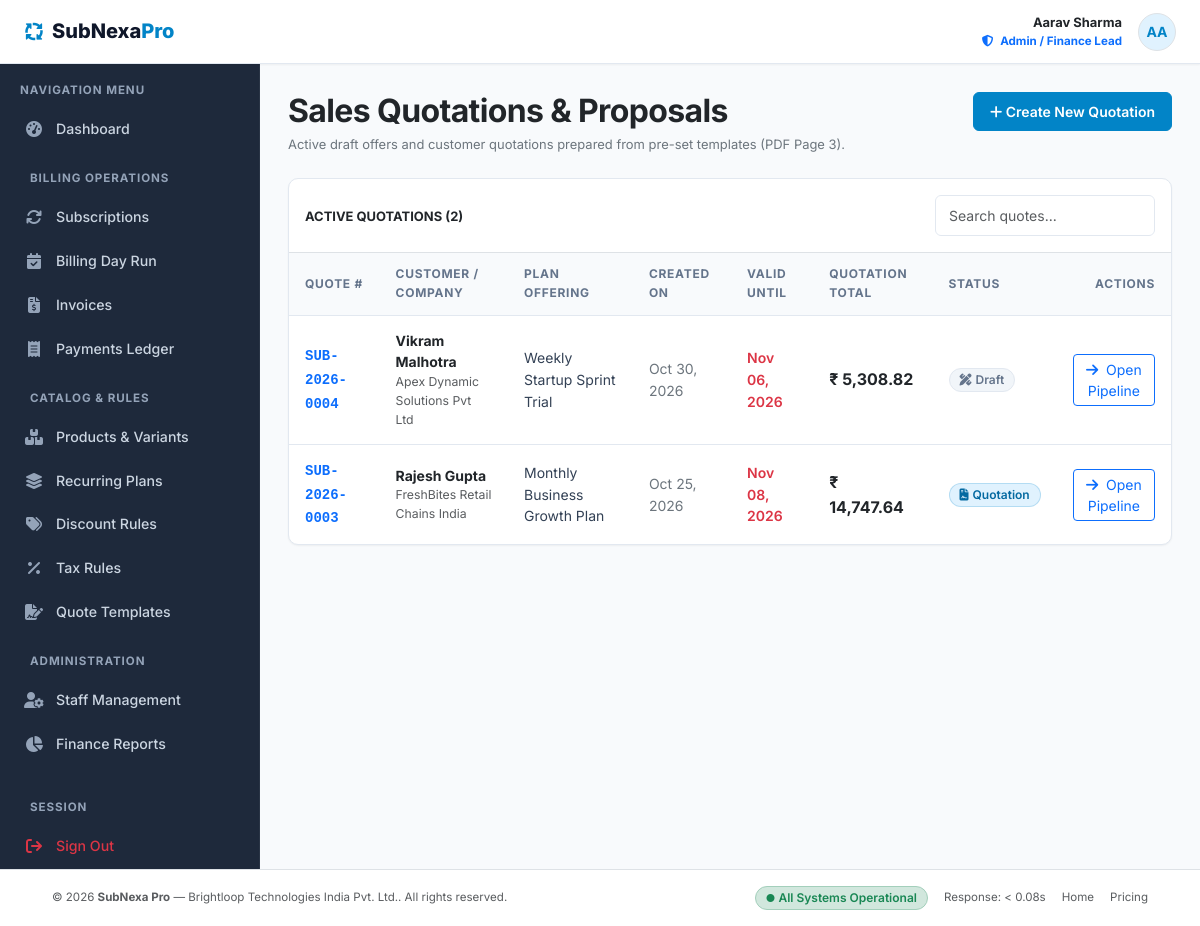
Screenshot of /staff/quotations.php (signed in) with the database file from the repository.
### tables this page shows
CREATE TABLE `subscriptions` (
  `id` INT UNSIGNED AUTO_INCREMENT PRIMARY KEY,
  `subscription_number` VARCHAR(50) NOT NULL UNIQUE,
  `customer_id` INT UNSIGNED NOT NULL,
  `created_by_staff_id` INT UNSIGNED NULL,
  `plan_id` INT UNSIGNED NOT NULL,
  `discount_id` INT UNSIGNED NULL,
  `status` ENUM('draft', 'quotation', 'confirmed', 'active', 'paused', 'closed') NOT NULL DEFAULT 'draft',
  `start_date` DATE NOT NULL,
  `expiry_date` DATE NULL,
  `next_billing_date` DATE NULL,
  `payment_terms` VARCHAR(100) NOT NULL DEFAULT 'Immediate Payment',
  `subtotal` DECIMAL(12,2) NOT NULL DEFAULT 0.00,
  `tax_total` DECIMAL(12,2) NOT NULL DEFAULT 0.00,
  `discount_total` DECIMAL(12,2) NOT NULL DEFAULT 0.00,
  `total_amount` DECIMAL(12,2) NOT NULL DEFAULT 0.00,
  `notes` TEXT NULL,
  `created_at` TIMESTAMP DEFAULT CURRENT_TIMESTAMP,
  `updated_at` TIMESTAMP DEFAULT CURRENT_TIMESTAMP ON UPDATE CURRENT_TIMESTAMP,
  CONSTRAINT `fk_sub_customer` FOREIGN KEY (`customer_id`) REFERENCES `users` (`id`) ON DELETE RESTRICT,
  CONSTRAINT `fk_sub_staff` FOREIGN KEY (`created_by_staff_id`) REFERENCES `users` (`id`) ON DELETE SET NULL,
  CONSTRAINT `fk_sub_plan` FOREIGN KEY (`plan_id`) REFERENCES `plans` (`id`) ON DELETE RESTRICT,
  CONSTRAINT `fk_sub_discount` FOREIGN KEY (`discount_id`) REFERENCES `discount_rules` (`id`) ON DELETE SET NULL,
  INDEX `idx_sub_status` (`status`),
  INDEX `idx_sub_billing_date` (`next_billing_date`),
  INDEX `idx_sub_customer_id` (`customer_id`)
);

CREATE TABLE `users` (
  `id` INT UNSIGNED AUTO_INCREMENT PRIMARY KEY,
  `name` VARCHAR(150) NOT NULL,
  `email` VARCHAR(191) NOT NULL UNIQUE,
  `password_hash` VARCHAR(255) NOT NULL,
  `role` ENUM('admin', 'staff', 'customer') NOT NULL DEFAULT 'customer',
  `phone` VARCHAR(30) NULL,
  `company_name` VARCHAR(150) NULL,
  `address` TEXT NULL,
  `status` ENUM('active', 'inactive', 'suspended') NOT NULL DEFAULT 'active',
  `created_at` TIMESTAMP DEFAULT CURRENT_TIMESTAMP,
  `updated_at` TIMESTAMP DEFAULT CURRENT_TIMESTAMP ON UPDATE CURRENT_TIMESTAMP,
  INDEX `idx_users_role` (`role`),
  INDEX `idx_users_email` (`email`)
);

CREATE TABLE `plans` (
  `id` INT UNSIGNED AUTO_INCREMENT PRIMARY KEY,
  `name` VARCHAR(150) NOT NULL,
  `code` VARCHAR(50) NOT NULL UNIQUE,
  `billing_frequency` ENUM('daily', 'weekly', 'monthly', 'yearly') NOT NULL DEFAULT 'monthly',
  `cost` DECIMAL(12,2) NOT NULL DEFAULT 0.00,
  `min_quantity` INT UNSIGNED NOT NULL DEFAULT 1,
  `auto_close_on_end` TINYINT(1) NOT NULL DEFAULT 0,
  `can_pause` TINYINT(1) NOT NULL DEFAULT 1,
  `can_renew` TINYINT(1) NOT NULL DEFAULT 1,
  `available_from` DATE NULL,
  `available_to` DATE NULL,
  `is_active` TINYINT(1) NOT NULL DEFAULT 1,
  `description` TEXT NULL,
  `created_at` TIMESTAMP DEFAULT CURRENT_TIMESTAMP,
  INDEX `idx_plan_frequency` (`billing_frequency`),
  INDEX `idx_plan_active` (`is_active`)
);

### config/database.php (called while the page is built, shortened)
<?php
try {
    $conn = new mysqli(DB_HOST, DB_USER, DB_PASS, DB_NAME, DB_PORT);
    $conn->set_charset("utf8mb4");
} catch (mysqli_sql_exception $e) {
    http_response_code(500);
    die('<div style="font-family:sans-serif;padding:30px;background:#FEF2F2;border:1px solid #F87171;border-radius:8px;max-width:600px;margin:50px auto;color:#991B1B;">
        <h3 style="margin-top:0;">Database Connection Error</h3>
        <p>Could not connect to MySQL database <strong>' . htmlspecialchars(DB_NAME) . '</strong> on port ' . DB_PORT . '.</p>
        <p><small>' . htmlspecialchars($e->getMessage()) . '</small></p>
        <p>Please make sure MySQL is running in XAMPP and <code>subnexa_pro</code> database is imported.</p>
    </div>');
}
function db_query($sql, $params = [], $types = "") {
    global $conn;
    $stmt = $conn->prepare($sql);
    $stmt->execute();
    return $stmt;
}
function db_fetch_all($sql, $params = [], $types = "") {
    $stmt = db_query($sql, $params, $types);
    $result = $stmt->get_result();
    $rows = [];
    if ($result) {
        while ($row = $result->fetch_assoc()) {
            $rows[] = $row;
        }
    }
    return $rows;
}

### staff/quotations.php (the view, shortened to what this page needs)
<?php
$quotes = db_fetch_all("
    SELECT s.*, u.name as customer_name, u.company_name, u.email as customer_email,
           p.name as plan_name, p.billing_frequency,
           st.name as staff_name
    FROM subscriptions s
    JOIN users u ON s.customer_id = u.id
    JOIN plans p ON s.plan_id = p.id
    LEFT JOIN users st ON s.created_by_staff_id = st.id
    WHERE s.status IN ('draft', 'quotation')
    ORDER BY s.id DESC
");
require_once __DIR__ . '/../includes/header.php';
require_once __DIR__ . '/../includes/navbar.php';
?>
<div class="app-layout">
    <?php require_once __DIR__ . '/../includes/sidebar.php'; ?>
    <main class="app-main">
        <div class="container-fluid p-0">
            <div class="d-flex flex-column flex-md-row md:align-items-center justify-content-between gap-3 mb-4">
                <div>
                    <h2 class="fw-bold text-dark mb-1">Sales Quotations & Proposals</h2>
                    <p class="text-secondary small mb-0">Active draft offers and customer quotations prepared from pre-set templates (PDF Page 3).</p>
                </div>
                <div>
                    <a href="<?= BASE_URL; ?>/staff/quotation_create.php" class="btn btn-nordic-primary">
                        <i class="fa-solid fa-plus me-1.5"></i> Create New Quotation
                    </a>
                </div>
            </div>
            <div class="card-nordic overflow-hidden">
                <div class="p-3 border-bottom d-flex justify-content-between align-items-center">
                    <span class="fw-bold text-dark small text-uppercase tracking-wider">Active Quotations (<?= count($quotes); ?>)</span>
                    <input type="text" class="form-control form-control-sm" placeholder="Search quotes..." data-table-search="#quotesTable" style="max-width: 220px;">
                </div>
                <div class="table-responsive">
                    <table class="table-nordic" id="quotesTable">
                        <thead>
                            <tr>
                                <th>Quote #</th>
                                <th>Customer / Company</th>
                                <th>Plan Offering</th>
                                <th>Created On</th>
                                <th>Valid Until</th>
                                <th>Quotation Total</th>
                                <th>Status</th>
                                <th class="text-end">Actions</th>
                            </tr>
                        </thead>
                        <tbody>
                            <?php if (empty($quotes)): ?>
                                <tr>
                                    <td colspan="8" class="text-center py-4 text-muted">No pending quotations found.</td>
                                </tr>
                            <?php else: ?>
                                <?php foreach ($quotes as $q): ?>
                                    <tr>
                                        <td>
                                            <a href="<?= BASE_URL; ?>/admin/subscription_view.php?id=<?= $q['id']; ?>" class="fw-bold font-monospace text-primary text-decoration-none">
                                                <?= htmlspecialchars($q['subscription_number']); ?>
                                            </a>
                                        </td>
                                        <td>
                                            <div class="fw-bold text-dark"><?= htmlspecialchars($q['customer_name']); ?></div>
                                            <div class="text-muted small"><?= htmlspecialchars($q['company_name'] ?? '—'); ?></div>
                                        </td>
                                        <td><?= htmlspecialchars($q['plan_name']); ?></td>
                                        <td class="small text-secondary"><?= format_date($q['start_date']); ?></td>
                                        <td class="small text-danger fw-semibold"><?= format_date($q['expiry_date']); ?></td>
                                        <td class="fw-bold text-dark fs-6"><?= format_currency($q['total_amount']); ?></td>
                                        <td><?= get_status_badge($q['status']); ?></td>
                                        <td class="text-end">
                                            <a href="<?= BASE_URL; ?>/admin/subscription_view.php?id=<?= $q['id']; ?>" class="btn btn-sm btn-outline-primary py-1 px-2.5">
                                                <i class="fa-solid fa-arrow-right me-1"></i> Open Pipeline
                                            </a>
                                        </td>
                                    </tr>
                                <?php endforeach; ?>
                            <?php endif; ?>
                        </tbody>
                    </table>
                </div>
            </div>
        </div>
    </main>
</div>
<?php require_once __DIR__ . '/../includes/footer.php'; ?>

### config/functions.php (shortened to what this page needs)
<?php
function format_currency($amount) {
    return APP_CURRENCY . ' ' . number_format((float)$amount, 2);
}
function format_date($date_string, $format = "M d, Y") {
    $timestamp = strtotime($date_string);
    return $timestamp ? date($format, $timestamp) : "—";
}
function get_status_badge($status) {
    $status_clean = strtolower(trim((string)$status));
    switch ($status_clean) {
        case 'quotation':
        case 'confirmed':
            return '<span class="badge badge-quotation"><i class="fa-solid fa-file-contract me-1"></i> ' . ucfirst($status_clean) . '</span>';
        case 'draft':
            return '<span class="badge badge-draft"><i class="fa-solid fa-pen-ruler me-1"></i> Draft</span>';
    }
}

### assets/css/style.css (style rules this page uses)
:root { --bg-canvas: #F8FAFC; --bg-surface: #FFFFFF; --text-main: #0F172A; --text-body: #334155; --text-muted: #64748B; --border-light: #E2E8F0; --border-focus: #38BDF8; --navy-dark: #0F172A; --navy-sidebar: #1E293B; --navy-accent: #334155; --primary-color: #0284C7; --primary-hover: #0369A1; --primary-light: #E0F2FE; --primary-text: #0369A1; --success-color: #10B981; --success-light: #DCFCE7; --success-text: #166534; --warning-color: #F59E0B; --warning-light: #FEF3C7; --warning-text: #92400E; --danger-color: #EF4444; --danger-light: #FEE2E2; --danger-text: #991B1B; --info-color: #6366F1; --info-light: #EEF2FF; --info-text: #3730A3; --radius-sm: 6px; --radius-md: 10px; --radius-lg: 16px; --radius-pill: 9999px; --shadow-sm: 0 1px 2px 0 rgba(0, 0, 0, 0.05); --shadow-md: 0 4px 6px -1px rgba(0, 0, 0, 0.07), 0 2px 4px -2px rgba(0, 0, 0, 0.05); --shadow-lg: 0 10px 15px -3px rgba(0, 0, 0, 0.08), 0 4px 6px -4px rgba(0, 0, 0, 0.04); --shadow-hover: 0 12px 20px -3px rgba(2, 132, 199, 0.12); }
body { background-color: var(--bg-canvas); color: var(--text-body); font-family: 'Inter', -apple-system, BlinkMacSystemFont, "Segoe UI", Roboto, sans-serif; font-size: 0.925rem; line-height: 1.55; margin: 0; padding: 0; -webkit-font-smoothing: antialiased; }
h1, h2, h3, h4, h5, h6 { color: var(--text-main); font-weight: 700; letter-spacing: -0.02em; }
a { color: var(--primary-color); text-decoration: none; transition: color 0.15s ease-in-out; }
.app-layout { display: flex; min-height: calc(100vh - 64px); }
.app-main { flex: 1; padding: 28px; max-width: 100%; overflow-x: hidden; }
.card-nordic { background-color: var(--bg-surface); border: 1px solid var(--border-light); border-radius: var(--radius-md); box-shadow: var(--shadow-sm); transition: box-shadow 0.2s ease, transform 0.2s ease; }
.table-nordic { width: 100%; margin-bottom: 0; border-collapse: separate; border-spacing: 0; }
.table-nordic thead th { background-color: var(--bg-canvas); color: var(--text-muted); font-size: 0.75rem; font-weight: 700; text-transform: uppercase; letter-spacing: 0.06em; padding: 12px 16px; border-top: none; border-bottom: 1px solid var(--border-light); }
.table-nordic tbody td { padding: 14px 16px; font-size: 0.875rem; color: var(--text-body); border-bottom: 1px solid var(--border-light); vertical-align: middle; }
.table-nordic tbody tr:last-child td { border-bottom: none; }
.badge { font-weight: 600; font-size: 0.75rem; padding: 5px 10px; border-radius: var(--radius-pill); display: inline-flex; align-items: center; line-height: 1; }
.badge-quotation { background-color: var(--primary-light); color: var(--primary-text); border: 1px solid rgba(2, 132, 199, 0.2); }
.badge-draft { background-color: #F1F5F9; color: var(--text-muted); border: 1px solid var(--border-light); }
.btn-nordic-primary { background-color: var(--primary-color); border: 1px solid var(--primary-color); color: #FFFFFF; font-weight: 600; font-size: 0.875rem; padding: 8px 16px; border-radius: var(--radius-sm); transition: all 0.15s ease-in-out; }
.form-control, .form-select { border: 1px solid var(--border-light); border-radius: var(--radius-sm); font-size: 0.875rem; padding: 9px 13px; color: var(--text-main); background-color: var(--bg-surface); transition: border-color 0.15s ease, box-shadow 0.15s ease; }

### rows the page displays
subscriptions: subscription_number "SUB-2026-0004", customer.name "Vikram Malhotra", customer.company_name "Apex Dynamic Solutions Pvt Ltd", plan.name "Weekly Startup Sprint Trial", start_date "Oct 30, 2026", expiry_date "Nov 06, 2026", total_amount "₹ 5,308.82", status "draft" (drawn)
subscriptions: subscription_number "SUB-2026-0003", customer.name "Rajesh Gupta", customer.company_name "FreshBites Retail Chains India", plan.name "Monthly Business Growth Plan", start_date "Oct 25, 2026", expiry_date "Nov 08, 2026", total_amount "₹ 14,747.64", status "Quotation"

### other values shown
$user['name'] "Aarav Sharma"
substr($user['name'], 0, 2) "AA"
count($quotes) "2"
APP_NAME "SubNexa Pro"
APP_COMPANY "Brightloop Technologies India Pvt. Ltd."
